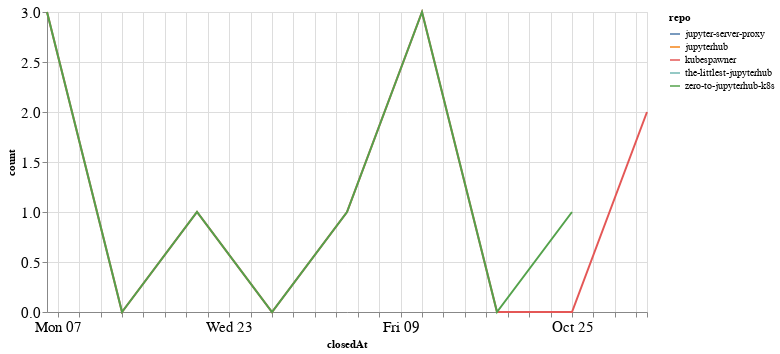

The code cell stored with this chart in its notebook:
### Code cell
closed_by_time = closed_by.groupby('repo').resample('W', on='closedAt').count()['author'].reset_index()
closed_by_time = closed_by_time.rename(columns={'author': 'count'})

alt.Chart(closed_by_time, width=600).mark_line().encode(
    x='closedAt',
    y='count',
    color='repo',
    tooltip="repo"
)

### Figure 1 — Vega-Lite specification as saved in the notebook (floating-point values rounded to 4 significant figures)
{"config": {"axisLeft": {"labelFontSize": 15}, "axisBottom": {"labelFontSize": 15}}, "data": {"name": "data-90d4c4d6c3f57485b1cf6c4fa461dd86"}, "mark": "line", "encoding": {"color": {"type": "nominal", "field": "repo"}, "tooltip": {"type": "nominal", "field": "repo"}, "x": {"type": "temporal", "field": "closedAt"}, "y": {"type": "quantitative", "field": "count"}}, "width": 600, "$schema": "https://vega.github.io/schema/vega-lite/v4.8.1.json", "datasets": {"data-90d4c4d6c3f57485b1cf6c4fa461dd86": [{"repo": "jupyter-server-proxy", "closedAt": "2020-09-20T00:00:00", "count": 2}, {"repo": "jupyterhub", "closedAt": "2020-09-20T00:00:00", "count": 1}, {"repo": "kubespawner", "closedAt": "2020-09-06T00:00:00", "count": 3}, {"repo": "kubespawner", "closedAt": "2020-09-13T00:00:00", "count": 0}, {"repo": "kubespawner", "closedAt": "2020-09-20T00:00:00", "count": 1}, {"repo": "kubespawner", "closedAt": "2020-09-27T00:00:00", "count": 0}, {"repo": "kubespawner", "closedAt": "2020-10-04T00:00:00", "count": 1}, {"repo": "kubespawner", "closedAt": "2020-10-11T00:00:00", "count": 3}, {"repo": "kubespawner", "closedAt": "2020-10-18T00:00:00", "count": 0}, {"repo": "kubespawner", "closedAt": "2020-10-25T00:00:00", "count": 0}, {"repo": "kubespawner", "closedAt": "2020-11-01T00:00:00", "count": 2}, {"repo": "the-littlest-jupyterhub", "closedAt": "2020-09-20T00:00:00", "count": 1}, {"repo": "zero-to-jupyterhub-k8s", "closedAt": "2020-09-06T00:00:00", "count": 3}, {"repo": "zero-to-jupyterhub-k8s", "closedAt": "2020-09-13T00:00:00", "count": 0}, {"repo": "zero-to-jupyterhub-k8s", "closedAt": "2020-09-20T00:00:00", "count": 1}, {"repo": "zero-to-jupyterhub-k8s", "closedAt": "2020-09-27T00:00:00", "count": 0}, {"repo": "zero-to-jupyterhub-k8s", "closedAt": "2020-10-04T00:00:00", "count": 1}, {"repo": "zero-to-jupyterhub-k8s", "closedAt": "2020-10-11T00:00:00", "count": 3}, {"repo": "zero-to-jupyterhub-k8s", "closedAt": "2020-10-18T00:00:00", "count": 0}, {"repo": "zero-to-jupyterhub-k8s", "closedAt": "2020-10-25T00:00:00", "count": 1}]}}
